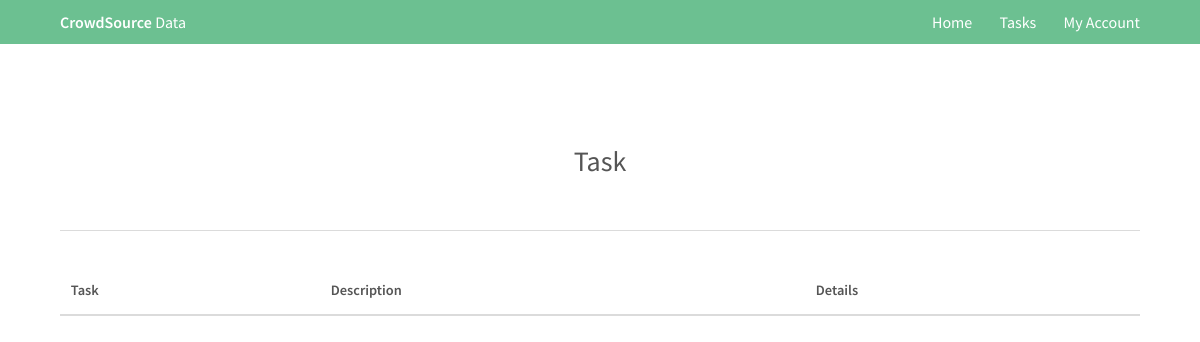
The page /task/ on the database as committed earlier.
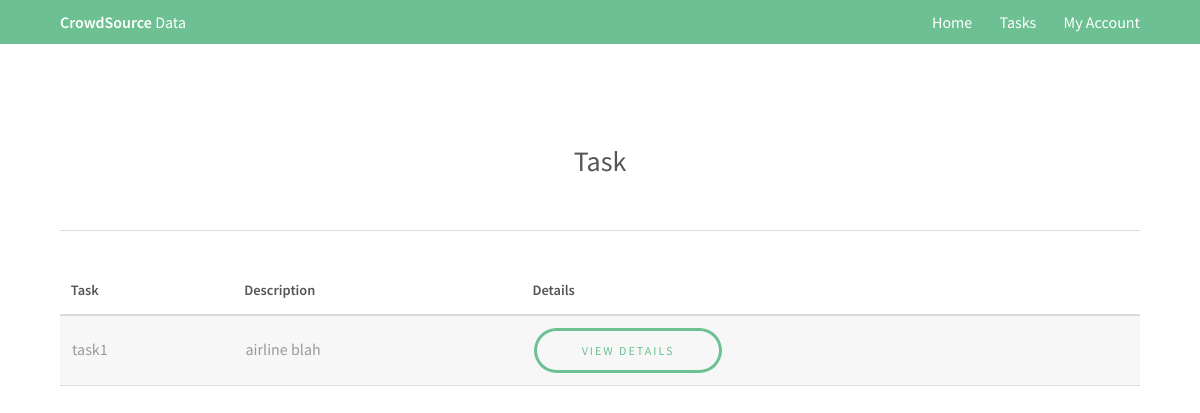
The same page on the database as committed later.
### task/models.py (models this page shows)
class Task(models.Model):
    task_id = models.AutoField(primary_key=True)
    task_name = models.CharField(unique=True, max_length=100)
    description = models.CharField(max_length=100)
    mincycle = models.IntegerField()
    admin = models.ForeignKey('my_admin.MyAdmin', models.DO_NOTHING, db_column='admin',default=None)
    class Meta:
        db_table = 'task'

### task/views.py (the view)
# urls.py: path('', views.ListFunc,name='task'),
def ListFunc(request):
    data= Task.objects.all()
    return render(request, 'task_list.html', {'tasks':data})

### trial/templates/task_list.html
{% extends 'base.html' %}
{% block content %}
<section id="main" class="wrapper">
  <div class="inner">
	  <h3 style="text-align:center">
          Task
	  </h3>
	  <hr class="major">
      <div class="table_wrapper">
		  <table>
			  <thead>
			  	<tr>
					<th>Task</th>
					<th>Description</th>
                    <th>Details</th>
				</tr>
			  </thead>
			  <tbody>
                {% if tasks%}
                {% for t in tasks %}
  				    <td>{{t.task_name}}</td>
  				    <td>{{t.description}}</td>
                    <td>
                        <a class="button" href="/sangpum/update?id={{s.id}}">View Details</a>
                    </td>
                {% endfor %}
                {% endif %}
			  </tbody>
		  </table>
	  </div>
  </div>
</section>
{% endblock %}

### trial/templates/base.html (shortened to what this page needs)
<!DOCTYPE HTML>
<html>
{% load static %}
<head>
    <link rel="stylesheet" href="{% static 'css/main.css' %}"/>
</head>
<body class="subpage">
        <header id="header">
        <div class="inner">
            <a href="{% url 'home' %}" class="logo"><strong>CrowdSource</strong> Data</a>
            <nav id="nav">
                <a href="{% url 'home' %}">Home</a>
                <a href="{% url 'task' %}">Tasks</a>
                <a href="{% url 'signup' %}">My Account</a>
            </nav>
        </div>
        </header>
    <section id="main">
        {% block content %}{% endblock %}
    </section>
</body>
</html>

### static/css/main.css (style rules this page uses)
html, body, div, span, applet, object, iframe, h1, h2, h3, h4, h5, h6, p, blockquote, pre, a, abbr, acronym, address, big, cite, code, del, dfn, em, img, ins, kbd, q, s, samp, small, strike, strong, sub, sup, tt, var, b, u, i, center, dl, dt, dd, ol, ul, li, fieldset, form, label, legend, table, caption, tbody, tfoot, thead, tr, th, td, article, aside, canvas, details, embed, figure, figcaption, footer, header, hgroup, menu, nav, output, ruby, section, summary, time, mark, audio, video { margin: 0; padding: 0; border: 0; font-size: 100%; font: inherit; vertical-align: baseline; }
article, aside, details, figcaption, figure, footer, header, hgroup, menu, nav, section { display: block; }
body { line-height: 1; }
table { border-collapse: collapse; border-spacing: 0; }
body { -webkit-text-size-adjust: none; }
*, *:before, *:after { -moz-box-sizing: border-box; -webkit-box-sizing: border-box; box-sizing: border-box; }
body { -ms-overflow-style: scrollbar; }
body { background: #fff; }
body, input, select, textarea { color: #9a9a9a; font-family: "Source Sans Pro", Arial, Helvetica, sans-serif; font-size: 14pt; font-weight: 400; line-height: 1.65; }
@media screen and (max-width: 1680px) { body, input, select, textarea { font-size: 12pt; } }
@media screen and (max-width: 1280px) { body, input, select, textarea { font-size: 12pt; } }
a { color: #6cc091; text-decoration: underline; }
strong, b { color: #555; font-weight: 600; }
h1, h2, h3, h4, h5, h6 { color: #555; font-weight: 400; line-height: 1.5; margin: 0 0 1em 0; }
h3 { font-size: 1.75em; }
hr { border: 0; border-bottom: solid 1px #dbdbdb; margin: 2em 0; }
hr.major { margin: 3em 0; }
.inner { max-width: 75em; margin: 0 auto; }
@media screen and (max-width: 1280px) { .inner { max-width: 90%; } }
section.wrapper, article.wrapper { padding: 6em 0; }
table { margin: 0 0 2em 0; width: 100%; }
table td { padding: 0.75em 0.75em; }
table th { color: #555; font-size: 0.9em; font-weight: 600; padding: 0 0.75em 0.75em 0.75em; text-align: left; }
table thead { border-bottom: solid 2px #dbdbdb; }
input[type="submit"], input[type="reset"], input[type="button"], button, .button { -moz-appearance: none; -webkit-appearance: none; -ms-appearance: none; appearance: none; -moz-transition: background-color 0.2s ease-in-out, color 0.2s ease-in-out; -webkit-transition: background-color 0.2s ease-in-out, color 0.2s ease-in-out; -ms-transition: background-color 0.2s ease-in-out, color 0.2s ease-in-out; transition: background-color 0.2s ease-in-out, color 0.2s ease-in-out; background-color: transparent; box-shadow: inset 0 0 0 3px #6cc091; color: #6cc091 !important; border-radius: 30px; border: 0; cursor: pointer; display: inline-block; font-size: .75em; font-weight: 400; height: 3.75em; line-height: 3.85em; letter-spacing: 2px; padding: 0 4em; text-align: center; text-decoration: none; text-transform: uppercase; white-space: nowrap; }
.subpage { padding-top: 44px; }
.subpage #header { background: #6cc091; top: 0; height: 44px; line-height: 44px; position: fixed; }
#header { color: #fff; cursor: default; height: 3.25em; left: 0; line-height: 3.25em; position: absolute; text-align: right; top: 2em; width: 100%; z-index: 10001; }
#header .inner { margin: 0 auto; position: relative; }
#header .logo { color: #ffffff; display: inline-block; font-weight: 400; height: inherit; left: 0; line-height: inherit; margin: 0; padding: 0; position: absolute; top: 0; font-size: 1em; }
#header .logo strong { color: #ffffff; font-weight: 600; }
#header a { -moz-transition: color 0.2s ease-in-out; -webkit-transition: color 0.2s ease-in-out; -ms-transition: color 0.2s ease-in-out; transition: color 0.2s ease-in-out; display: inline-block; padding: 0 0.75em; color: inherit; text-decoration: none; font-size: 1em; }
#header a:last-child { padding-right: 0; }

Rows that differ between the two databases and show on the page:
added Task: task_name "task1", description "airline blah"
